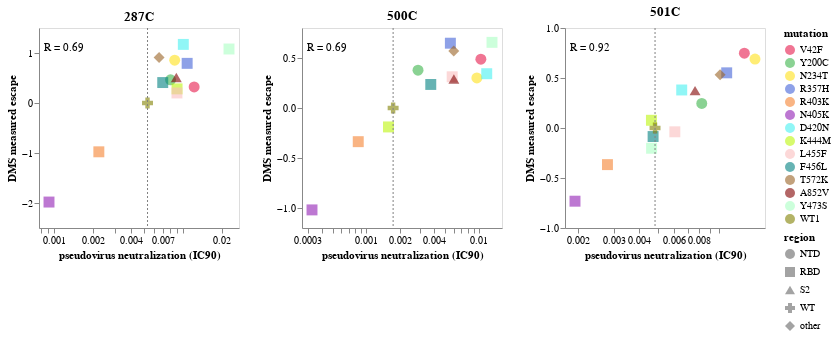

Notebook code cell kept with this figure:
### Code cell
# Map serum values to the x-positions for the dashed lines
serum_to_line_position = {
    serums[0]: 0.005333,
    serums[1]: 0.001732,
    serums[2]: 0.004808
}

# Extract unique virus values in their order of appearance
virus_order = validation_vs_escape['virus'].drop_duplicates().tolist()

# Ensure that the number of colors matches the number of unique virus values
if len(virus_order) > len(colors):
    raise ValueError("Number of colors doesn't match the number of unique virus values!")

rows_of_charts = []
current_row_charts = []

for serum in serums:
    subset = validation_vs_escape[validation_vs_escape['serum'] == serum]
    
    # Base Chart
    base_chart = alt.Chart(subset).encode(
        x=alt.X("ic90", title="pseudovirus neutralization (IC90)", scale=alt.Scale(type="log", nice=False, padding = 10)),
        y=alt.Y("escape_mean", title="DMS measured escape", scale=alt.Scale(padding = 10)),
        shape='region:N',
        # Use the provided colors list for the color encoding
        color=alt.Color("virus", title="mutation", scale=alt.Scale(domain=virus_order, range=colors), sort=alt.SortField('order', order='ascending')),
        tooltip=[
            alt.Tooltip(c, format=".3g") if subset[c].dtype == float else c
            for c in subset.columns.tolist()
        ]
    )

     # Plot points
    points = base_chart.mark_point(filled=True, size=120, opacity=0.6)
    
    correlation_text = correlation_df[correlation_df['serum'] == serum]['correlation_text'].values[0]
    
    # Annotation
    text_chart = alt.Chart(pd.DataFrame({'text': [correlation_text]})).mark_text(dx=5, dy=15).encode(
        x=alt.value(20),  # Fixed x-position
        y=alt.value(5),   # Fixed y-position
        text='text'
    )
    
    # Dashed line based on serum value
    line_position = serum_to_line_position.get(serum)
    if line_position:
        rule_chart = alt.Chart(pd.DataFrame({'x': [line_position]})).mark_rule(color='gray', strokeDash=[2, 2]).encode(x='x:Q')
    else:
        rule_chart = alt.Chart(pd.DataFrame()).mark_rule().encode(x='x:Q')  # Empty chart if serum doesn't have a specific line

    # Combining the plot, text, and rule
    combined_chart = points + text_chart + rule_chart
    
    chart = combined_chart.properties(width=200, height=200, title=serum)
    
    # Add to the current row
    current_row_charts.append(chart)
    
    # If the row is complete or we're on the last serum
    if len(current_row_charts) == 4 or serum == serums[-1]:
        rows_of_charts.append(alt.hconcat(*current_row_charts))
        current_row_charts = []

# Vertically concatenate the rows of charts
final_chart = alt.vconcat(*rows_of_charts)


plotfile = 'DMS_vs_serum_escape.html'
final_chart.configure_axis(grid=False).save(f'{resultsdir}/{plotfile}', embed_options={'renderer':'svg'})
final_chart.configure_axis(grid=False)

### Figure 1 — Vega-Lite specification as saved in the notebook (floating-point values rounded to 4 significant figures)
{"config": {"view": {"continuousWidth": 300, "continuousHeight": 300}, "axis": {"grid": false}}, "vconcat": [{"hconcat": [{"layer": [{"data": {"name": "data-9d0bb54c285fd555fed367f31d0a536d"}, "mark": {"type": "point", "filled": true, "opacity": 0.6, "size": 120}, "encoding": {"color": {"field": "virus", "scale": {"domain": ["V42F", "Y200C", "N234T", "R357H", "R403K", "N405K", "D420N", "K444M", "L455F", "F456L", "T572K", "A852V", "Y473S", "WT1"], "range": ["#e6194b", "#3cb44b", "#ffe119", "#4363d8", "#f58231", "#911eb4", "#46f0f0", "#bcf60c", "#fabebe", "#008080", "#9a6324", "#800000", "#aaffc3", "#808000", "#ffd8b1", "#000075", "#808080"]}, "sort": {"field": "order", "order": "ascending"}, "title": "mutation", "type": "nominal"}, "shape": {"field": "region", "type": "nominal"}, "tooltip": [{"field": "serum", "type": "nominal"}, {"field": "ic50", "format": ".3g", "type": "quantitative"}, {"field": "ic50_bound", "type": "nominal"}, {"field": "ic90", "format": ".3g", "type": "quantitative"}, {"field": "virus", "type": "nominal"}, {"field": "NT50", "format": ".3g", "type": "quantitative"}, {"field": "NT90", "format": ".3g", "type": "quantitative"}, {"field": "ic50_is_bound", "type": "nominal"}, {"field": "epitope", "format": ".3g", "type": "quantitative"}, {"field": "wildtype", "type": "nominal"}, {"field": "mutation", "type": "nominal"}, {"field": "escape_mean", "format": ".3g", "type": "quantitative"}, {"field": "escape_median", "format": ".3g", "type": "quantitative"}, {"field": "n_models", "format": ".3g", "type": "quantitative"}, {"field": "times_seen", "format": ".3g", "type": "quantitative"}, {"field": "frac_models", "format": ".3g", "type": "quantitative"}, {"field": "Lib1-230815-sera-287C_mediumACE2", "format": ".3g", "type": "quantitative"}, {"field": "Lib2-230815-sera-287C_mediumACE2", "format": ".3g", "type": "quantitative"}, {"field": "sera", "type": "nominal"}, {"field": "Lib1-230805-sera-500C_mediumACE2", "format": ".3g", "type": "quantitative"}, {"field": "Lib2-230805-sera-500C_mediumACE2", "format": ".3g", "type": "quantitative"}, {"field": "Lib1-230805-sera-501C_mediumACE2", "format": ".3g", "type": "quantitative"}, {"field": "Lib2-230805-sera-501C_mediumACE2", "format": ".3g", "type": "quantitative"}, {"field": "region", "type": "nominal"}], "x": {"field": "ic90", "scale": {"nice": false, "padding": 10, "type": "log"}, "title": "pseudovirus neutralization (IC90)", "type": "quantitative"}, "y": {"field": "escape_mean", "scale": {"padding": 10}, "title": "DMS measured escape", "type": "quantitative"}}}, {"data": {"name": "data-4aa0500a800b41b2440a52afe1df24ef"}, "mark": {"type": "text", "dx": 5, "dy": 15}, "encoding": {"text": {"field": "text", "type": "nominal"}, "x": {"value": 20}, "y": {"value": 5}}}, {"data": {"name": "data-62f63a2eeefb7261134d88cfc80a39cd"}, "mark": {"type": "rule", "color": "gray", "strokeDash": [2, 2]}, "encoding": {"x": {"field": "x", "type": "quantitative"}}}], "height": 200, "title": "287C", "width": 200}, {"layer": [{"data": {"name": "data-6ec6b8004e4375cce8676ab9e9b1102e"}, "mark": {"type": "point", "filled": true, "opacity": 0.6, "size": 120}, "encoding": {"color": {"field": "virus", "scale": {"domain": ["V42F", "Y200C", "N234T", "R357H", "R403K", "N405K", "D420N", "K444M", "L455F", "F456L", "T572K", "A852V", "Y473S", "WT1"], "range": ["#e6194b", "#3cb44b", "#ffe119", "#4363d8", "#f58231", "#911eb4", "#46f0f0", "#bcf60c", "#fabebe", "#008080", "#9a6324", "#800000", "#aaffc3", "#808000", "#ffd8b1", "#000075", "#808080"]}, "sort": {"field": "order", "order": "ascending"}, "title": "mutation", "type": "nominal"}, "shape": {"field": "region", "type": "nominal"}, "tooltip": [{"field": "serum", "type": "nominal"}, {"field": "ic50", "format": ".3g", "type": "quantitative"}, {"field": "ic50_bound", "type": "nominal"}, {"field": "ic90", "format": ".3g", "type": "quantitative"}, {"field": "virus", "type": "nominal"}, {"field": "NT50", "format": ".3g", "type": "quantitative"}, {"field": "NT90", "format": ".3g", "type": "quantitative"}, {"field": "ic50_is_bound", "type": "nominal"}, {"field": "epitope", "format": ".3g", "type": "quantitative"}, {"field": "wildtype", "type": "nominal"}, {"field": "mutation", "type": "nominal"}, {"field": "escape_mean", "format": ".3g", "type": "quantitative"}, {"field": "escape_median", "format": ".3g", "type": "quantitative"}, {"field": "n_models", "format": ".3g", "type": "quantitative"}, {"field": "times_seen", "format": ".3g", "type": "quantitative"}, {"field": "frac_models", "format": ".3g", "type": "quantitative"}, {"field": "Lib1-230815-sera-287C_mediumACE2", "format": ".3g", "type": "quantitative"}, {"field": "Lib2-230815-sera-287C_mediumACE2", "format": ".3g", "type": "quantitative"}, {"field": "sera", "type": "nominal"}, {"field": "Lib1-230805-sera-500C_mediumACE2", "format": ".3g", "type": "quantitative"}, {"field": "Lib2-230805-sera-500C_mediumACE2", "format": ".3g", "type": "quantitative"}, {"field": "Lib1-230805-sera-501C_mediumACE2", "format": ".3g", "type": "quantitative"}, {"field": "Lib2-230805-sera-501C_mediumACE2", "format": ".3g", "type": "quantitative"}, {"field": "region", "type": "nominal"}], "x": {"field": "ic90", "scale": {"nice": false, "padding": 10, "type": "log"}, "title": "pseudovirus neutralization (IC90)", "type": "quantitative"}, "y": {"field": "escape_mean", "scale": {"padding": 10}, "title": "DMS measured escape", "type": "quantitative"}}}, {"data": {"name": "data-4aa0500a800b41b2440a52afe1df24ef"}, "mark": {"type": "text", "dx": 5, "dy": 15}, "encoding": {"text": {"field": "text", "type": "nominal"}, "x": {"value": 20}, "y": {"value": 5}}}, {"data": {"name": "data-82eaa8bbc4c1c766267d547371adb169"}, "mark": {"type": "rule", "color": "gray", "strokeDash": [2, 2]}, "encoding": {"x": {"field": "x", "type": "quantitative"}}}], "height": 200, "title": "500C", "width": 200}, {"layer": [{"data": {"name": "data-ddda452d05e648ac3ad40f951a975a45"}, "mark": {"type": "point", "filled": true, "opacity": 0.6, "size": 120}, "encoding": {"color": {"field": "virus", "scale": {"domain": ["V42F", "Y200C", "N234T", "R357H", "R403K", "N405K", "D420N", "K444M", "L455F", "F456L", "T572K", "A852V", "Y473S", "WT1"], "range": ["#e6194b", "#3cb44b", "#ffe119", "#4363d8", "#f58231", "#911eb4", "#46f0f0", "#bcf60c", "#fabebe", "#008080", "#9a6324", "#800000", "#aaffc3", "#808000", "#ffd8b1", "#000075", "#808080"]}, "sort": {"field": "order", "order": "ascending"}, "title": "mutation", "type": "nominal"}, "shape": {"field": "region", "type": "nominal"}, "tooltip": [{"field": "serum", "type": "nominal"}, {"field": "ic50", "format": ".3g", "type": "quantitative"}, {"field": "ic50_bound", "type": "nominal"}, {"field": "ic90", "format": ".3g", "type": "quantitative"}, {"field": "virus", "type": "nominal"}, {"field": "NT50", "format": ".3g", "type": "quantitative"}, {"field": "NT90", "format": ".3g", "type": "quantitative"}, {"field": "ic50_is_bound", "type": "nominal"}, {"field": "epitope", "format": ".3g", "type": "quantitative"}, {"field": "wildtype", "type": "nominal"}, {"field": "mutation", "type": "nominal"}, {"field": "escape_mean", "format": ".3g", "type": "quantitative"}, {"field": "escape_median", "format": ".3g", "type": "quantitative"}, {"field": "n_models", "format": ".3g", "type": "quantitative"}, {"field": "times_seen", "format": ".3g", "type": "quantitative"}, {"field": "frac_models", "format": ".3g", "type": "quantitative"}, {"field": "Lib1-230815-sera-287C_mediumACE2", "format": ".3g", "type": "quantitative"}, {"field": "Lib2-230815-sera-287C_mediumACE2", "format": ".3g", "type": "quantitative"}, {"field": "sera", "type": "nominal"}, {"field": "Lib1-230805-sera-500C_mediumACE2", "format": ".3g", "type": "quantitative"}, {"field": "Lib2-230805-sera-500C_mediumACE2", "format": ".3g", "type": "quantitative"}, {"field": "Lib1-230805-sera-501C_mediumACE2", "format": ".3g", "type": "quantitative"}, {"field": "Lib2-230805-sera-501C_mediumACE2", "format": ".3g", "type": "quantitative"}, {"field": "region", "type": "nominal"}], "x": {"field": "ic90", "scale": {"nice": false, "padding": 10, "type": "log"}, "title": "pseudovirus neutralization (IC90)", "type": "quantitative"}, "y": {"field": "escape_mean", "scale": {"padding": 10}, "title": "DMS measured escape", "type": "quantitative"}}}, {"data": {"name": "data-c38789dcd201ec2d72257951c4bdf46c"}, "mark": {"type": "text", "dx": 5, "dy": 15}, "encoding": {"text": {"field": "text", "type": "nominal"}, "x": {"value": 20}, "y": {"value": 5}}}, {"data": {"name": "data-3a68aa3ecc2c558fbdaee8f6ecac416c"}, "mark": {"type": "rule", "color": "gray", "strokeDash": [2, 2]}, "encoding": {"x": {"field": "x", "type": "quantitative"}}}], "height": 200, "title": "501C", "width": 200}]}], "$schema": "https://vega.github.io/schema/vega-lite/v5.8.0.json", "datasets": {"data-9d0bb54c285fd555fed367f31d0a536d": [{"serum": "287C", "ic50": 0.002224, "ic50_bound": "interpolated", "ic90": 0.01225, "virus": "V42F", "NT50": 449.6, "NT90": 81.61, "ic50_is_bound": false, "epitope": 1.0, "wildtype": "V", "mutation": "V42F", "escape_mean": 0.3204, "escape_median": 0.3204, "n_models": 2.0, "times_seen": 3.5, "frac_models": 1.0, "Lib1-230815-sera-287C_mediumACE2": 0.1735, "Lib2-230815-sera-287C_mediumACE2": 0.4674, "sera": "287C", "Lib1-230805-sera-500C_mediumACE2": null, "Lib2-230805-sera-500C_mediumACE2": null, "Lib1-230805-sera-501C_mediumACE2": null, "Lib2-230805-sera-501C_mediumACE2": null, "region": "NTD"}, {"serum": "287C", "ic50": 0.001417, "ic50_bound": "interpolated", "ic90": 0.008041, "virus": "Y200C", "NT50": 705.7, "NT90": 124.4, "ic50_is_bound": false, "epitope": 1.0, "wildtype": "Y", "mutation": "Y200C", "escape_mean": 0.4646, "escape_median": 0.4646, "n_models": 2.0, "times_seen": 11.5, "frac_models": 1.0, "Lib1-230815-sera-287C_mediumACE2": 0.7309, "Lib2-230815-sera-287C_mediumACE2": 0.1983, "sera": "287C", "Lib1-230805-sera-500C_mediumACE2": null, "Lib2-230805-sera-500C_mediumACE2": null, "Lib1-230805-sera-501C_mediumACE2": null, "Lib2-230805-sera-501C_mediumACE2": null, "region": "NTD"}, {"serum": "287C", "ic50": 0.00118, "ic50_bound": "interpolated", "ic90": 0.008659, "virus": "N234T", "NT50": 847.3, "NT90": 115.5, "ic50_is_bound": false, "epitope": 1.0, "wildtype": "N", "mutation": "N234T", "escape_mean": 0.8556, "escape_median": 0.8556, "n_models": 2.0, "times_seen": 6.0, "frac_models": 1.0, "Lib1-230815-sera-287C_mediumACE2": 0.4757, "Lib2-230815-sera-287C_mediumACE2": 1.235, "sera": "287C", "Lib1-230805-sera-500C_mediumACE2": null, "Lib2-230805-sera-500C_mediumACE2": null, "Lib1-230805-sera-501C_mediumACE2": null, "Lib2-230805-sera-501C_mediumACE2": null, "region": "NTD"}, {"serum": "287C", "ic50": 0.001323, "ic50_bound": "interpolated", "ic90": 0.01082, "virus": "R357H", "NT50": 755.8, "NT90": 92.44, "ic50_is_bound": false, "epitope": 1.0, "wildtype": "R", "mutation": "R357H", "escape_mean": 0.793, "escape_median": 0.793, "n_models": 2.0, "times_seen": 6.0, "frac_models": 1.0, "Lib1-230815-sera-287C_mediumACE2": 0.8666, "Lib2-230815-sera-287C_mediumACE2": 0.7195, "sera": "287C", "Lib1-230805-sera-500C_mediumACE2": null, "Lib2-230805-sera-500C_mediumACE2": null, "Lib1-230805-sera-501C_mediumACE2": null, "Lib2-230805-sera-501C_mediumACE2": null, "region": "RBD"}, {"serum": "287C", "ic50": 0.0003665, "ic50_bound": "interpolated", "ic90": 0.002238, "virus": "R403K", "NT50": 2729.0, "NT90": 446.8, "ic50_is_bound": false, "epitope": 1.0, "wildtype": "R", "mutation": "R403K", "escape_mean": -0.9763, "escape_median": -0.9763, "n_models": 2.0, "times_seen": 26.5, "frac_models": 1.0, "Lib1-230815-sera-287C_mediumACE2": -1.038, "Lib2-230815-sera-287C_mediumACE2": -0.9144, "sera": "287C", "Lib1-230805-sera-500C_mediumACE2": null, "Lib2-230805-sera-500C_mediumACE2": null, "Lib1-230805-sera-501C_mediumACE2": null, "Lib2-230805-sera-501C_mediumACE2": null, "region": "RBD"}, {"serum": "287C", "ic50": 0.0001848, "ic50_bound": "interpolated", "ic90": 0.0009197, "virus": "N405K", "NT50": 5412.0, "NT90": 1087.0, "ic50_is_bound": false, "epitope": 1.0, "wildtype": "N", "mutation": "N405K", "escape_mean": -1.981, "escape_median": -1.981, "n_models": 2.0, "times_seen": 15.0, "frac_models": 1.0, "Lib1-230815-sera-287C_mediumACE2": -2.009, "Lib2-230815-sera-287C_mediumACE2": -1.954, "sera": "287C", "Lib1-230805-sera-500C_mediumACE2": null, "Lib2-230805-sera-500C_mediumACE2": null, "Lib1-230805-sera-501C_mediumACE2": null, "Lib2-230805-sera-501C_mediumACE2": null, "region": "RBD"}, {"serum": "287C", "ic50": 0.001613, "ic50_bound": "interpolated", "ic90": 0.0101, "virus": "D420N", "NT50": 619.8, "NT90": 98.99, "ic50_is_bound": false, "epitope": 1.0, "wildtype": "D", "mutation": "D420N", "escape_mean": 1.172, "escape_median": 1.172, "n_models": 2.0, "times_seen": 18.33, "frac_models": 1.0, "Lib1-230815-sera-287C_mediumACE2": 1.296, "Lib2-230815-sera-287C_mediumACE2": 1.048, "sera": "287C", "Lib1-230805-sera-500C_mediumACE2": null, "Lib2-230805-sera-500C_mediumACE2": null, "Lib1-230805-sera-501C_mediumACE2": null, "Lib2-230805-sera-501C_mediumACE2": null, "region": "RBD"}, {"serum": "287C", "ic50": 0.001599, "ic50_bound": "interpolated", "ic90": 0.009034, "virus": "K444M", "NT50": 625.2, "NT90": 110.7, "ic50_is_bound": false, "epitope": 1.0, "wildtype": "K", "mutation": "K444M", "escape_mean": 0.2824, "escape_median": 0.2824, "n_models": 2.0, "times_seen": 3.0, "frac_models": 1.0, "Lib1-230815-sera-287C_mediumACE2": 0.3055, "Lib2-230815-sera-287C_mediumACE2": 0.2592, "sera": "287C", "Lib1-230805-sera-500C_mediumACE2": null, "Lib2-230805-sera-500C_mediumACE2": null, "Lib1-230805-sera-501C_mediumACE2": null, "Lib2-230805-sera-501C_mediumACE2": null, "region": "RBD"}, {"serum": "287C", "ic50": 0.001912, "ic50_bound": "interpolated", "ic90": 0.009015, "virus": "L455F", "NT50": 523.0, "NT90": 110.9, "ic50_is_bound": false, "epitope": 1.0, "wildtype": "L", "mutation": "L455F", "escape_mean": 0.2009, "escape_median": 0.2009, "n_models": 2.0, "times_seen": 5.0, "frac_models": 1.0, "Lib1-230815-sera-287C_mediumACE2": 0.0418, "Lib2-230815-sera-287C_mediumACE2": 0.3601, "sera": "287C", "Lib1-230805-sera-500C_mediumACE2": null, "Lib2-230805-sera-500C_mediumACE2": null, "Lib1-230805-sera-501C_mediumACE2": null, "Lib2-230805-sera-501C_mediumACE2": null, "region": "RBD"}, {"serum": "287C", "ic50": 0.001406, "ic50_bound": "interpolated", "ic90": 0.006996, "virus": "F456L", "NT50": 711.5, "NT90": 142.9, "ic50_is_bound": false, "epitope": 1.0, "wildtype": "F", "mutation": "F456L", "escape_mean": 0.4088, "escape_median": 0.4088, "n_models": 2.0, "times_seen": 8.5, "frac_models": 1.0, "Lib1-230815-sera-287C_mediumACE2": 0.3019, "Lib2-230815-sera-287C_mediumACE2": 0.5158, "sera": "287C", "Lib1-230805-sera-500C_mediumACE2": null, "Lib2-230805-sera-500C_mediumACE2": null, "Lib1-230805-sera-501C_mediumACE2": null, "Lib2-230805-sera-501C_mediumACE2": null, "region": "RBD"}, {"serum": "287C", "ic50": 0.001268, "ic50_bound": "interpolated", "ic90": 0.006557, "virus": "T572K", "NT50": 788.6, "NT90": 152.5, "ic50_is_bound": false, "epitope": 1.0, "wildtype": "T", "mutation": "T572K", "escape_mean": 0.909, "escape_median": 0.909, "n_models": 2.0, "times_seen": 5.5, "frac_models": 1.0, "Lib1-230815-sera-287C_mediumACE2": 1.114, "Lib2-230815-sera-287C_mediumACE2": 0.7038, "sera": "287C", "Lib1-230805-sera-500C_mediumACE2": null, "Lib2-230805-sera-500C_mediumACE2": null, "Lib1-230805-sera-501C_mediumACE2": null, "Lib2-230805-sera-501C_mediumACE2": null, "region": "other"}, {"serum": "287C", "ic50": 0.001331, "ic50_bound": "interpolated", "ic90": 0.008917, "virus": "A852V", "NT50": 751.3, "NT90": 112.2, "ic50_is_bound": false, "epitope": 1.0, "wildtype": "A", "mutation": "A852V", "escape_mean": 0.5121, "escape_median": 0.5121, "n_models": 2.0, "times_seen": 18.17, "frac_models": 1.0, "Lib1-230815-sera-287C_mediumACE2": 0.4713, "Lib2-230815-sera-287C_mediumACE2": 0.5529, "sera": "287C", "Lib1-230805-sera-500C_mediumACE2": null, "Lib2-230805-sera-500C_mediumACE2": null, "Lib1-230805-sera-501C_mediumACE2": null, "Lib2-230805-sera-501C_mediumACE2": null, "region": "S2"}, {"serum": "287C", "ic50": 0.00462, "ic50_bound": "interpolated", "ic90": 0.02282, "virus": "Y473S", "NT50": 216.4, "NT90": 43.82, "ic50_is_bound": false, "epitope": 1.0, "wildtype": "Y", "mutation": "Y473S", "escape_mean": 1.08, "escape_median": 1.08, "n_models": 2.0, "times_seen": 10.5, "frac_models": 1.0, "Lib1-230815-sera-287C_mediumACE2": 0.9834, "Lib2-230815-sera-287C_mediumACE2": 1.177, "sera": "287C", "Lib1-230805-sera-500C_mediumACE2": null, "Lib2-230805-sera-500C_mediumACE2": null, "Lib1-230805-sera-501C_mediumACE2": null, "Lib2-230805-sera-501C_mediumACE2": null, "region": "RBD"}, {"serum": "287C", "ic50": null, "ic50_bound": null, "ic90": 0.005333, "virus": "WT1", "NT50": null, "NT90": null, "ic50_is_bound": null, "epitope": null, "wildtype": null, "mutation": null, "escape_mean": 0.0, "escape_median": null, "n_models": null, "times_seen": null, "frac_models": null, "Lib1-230815-sera-287C_mediumACE2": null, "Lib2-230815-sera-287C_mediumACE2": null, "sera": null, "Lib1-230805-sera-500C_mediumACE2": null, "Lib2-230805-sera-500C_mediumACE2": null, "Lib1-230805-sera-501C_mediumACE2": null, "Lib2-230805-sera-501C_mediumACE2": null, "region": "WT"}], "data-4aa0500a800b41b2440a52afe1df24ef": [{"text": "R = 0.69"}], "data-62f63a2eeefb7261134d88cfc80a39cd": [{"x": 0.005333}], "data-6ec6b8004e4375cce8676ab9e9b1102e": [{"serum": "500C", "ic50": 0.001794, "ic50_bound": "interpolated", "ic90": 0.01046, "virus": "V42F", "NT50": 557.3, "NT90": 95.6, "ic50_is_bound": false, "epitope": null, "wildtype": "V", "mutation": "V42F", "escape_mean": 0.4877, "escape_median": 0.4877, "n_models": 2.0, "times_seen": 3.5, "frac_models": 1.0, "Lib1-230815-sera-287C_mediumACE2": null, "Lib2-230815-sera-287C_mediumACE2": null, "sera": "500C", "Lib1-230805-sera-500C_mediumACE2": 0.7385, "Lib2-230805-sera-500C_mediumACE2": 0.2369, "Lib1-230805-sera-501C_mediumACE2": null, "Lib2-230805-sera-501C_mediumACE2": null, "region": "NTD"}, {"serum": "500C", "ic50": 0.0003546, "ic50_bound": "interpolated", "ic90": 0.002885, "virus": "Y200C", "NT50": 2820.0, "NT90": 346.6, "ic50_is_bound": false, "epitope": null, "wildtype": "Y", "mutation": "Y200C", "escape_mean": 0.3778, "escape_median": 0.3778, "n_models": 2.0, "times_seen": 11.5, "frac_models": 1.0, "Lib1-230815-sera-287C_mediumACE2": null, "Lib2-230815-sera-287C_mediumACE2": null, "sera": "500C", "Lib1-230805-sera-500C_mediumACE2": 0.5052, "Lib2-230805-sera-500C_mediumACE2": 0.2504, "Lib1-230805-sera-501C_mediumACE2": null, "Lib2-230805-sera-501C_mediumACE2": null, "region": "NTD"}, {"serum": "500C", "ic50": 0.001692, "ic50_bound": "interpolated", "ic90": 0.00964, "virus": "N234T", "NT50": 590.8, "NT90": 103.7, "ic50_is_bound": false, "epitope": null, "wildtype": "N", "mutation": "N234T", "escape_mean": 0.3006, "escape_median": 0.3006, "n_models": 2.0, "times_seen": 6.0, "frac_models": 1.0, "Lib1-230815-sera-287C_mediumACE2": null, "Lib2-230815-sera-287C_mediumACE2": null, "sera": "500C", "Lib1-230805-sera-500C_mediumACE2": 0.2771, "Lib2-230805-sera-500C_mediumACE2": 0.324, "Lib1-230805-sera-501C_mediumACE2": null, "Lib2-230805-sera-501C_mediumACE2": null, "region": "NTD"}, {"serum": "500C", "ic50": 0.0006943, "ic50_bound": "interpolated", "ic90": 0.005599, "virus": "R357H", "NT50": 1440.0, "NT90": 178.6, "ic50_is_bound": false, "epitope": null, "wildtype": "R", "mutation": "R357H", "escape_mean": 0.648, "escape_median": 0.648, "n_models": 2.0, "times_seen": 5.667, "frac_models": 1.0, "Lib1-230815-sera-287C_mediumACE2": null, "Lib2-230815-sera-287C_mediumACE2": null, "sera": "500C", "Lib1-230805-sera-500C_mediumACE2": 0.4363, "Lib2-230805-sera-500C_mediumACE2": 0.8597, "Lib1-230805-sera-501C_mediumACE2": null, "Lib2-230805-sera-501C_mediumACE2": null, "region": "RBD"}, {"serum": "500C", "ic50": 0.000159, "ic50_bound": "interpolated", "ic90": 0.0008474, "virus": "R403K", "NT50": 6290.0, "NT90": 1180.0, "ic50_is_bound": false, "epitope": null, "wildtype": "R", "mutation": "R403K", "escape_mean": -0.3367, "escape_median": -0.3367, "n_models": 2.0, "times_seen": 25.0, "frac_models": 1.0, "Lib1-230815-sera-287C_mediumACE2": null, "Lib2-230815-sera-287C_mediumACE2": null, "sera": "500C", "Lib1-230805-sera-500C_mediumACE2": -0.3917, "Lib2-230805-sera-500C_mediumACE2": -0.2818, "Lib1-230805-sera-501C_mediumACE2": null, "Lib2-230805-sera-501C_mediumACE2": null, "region": "RBD"}, {"serum": "500C", "ic50": 9.228e-05, "ic50_bound": "interpolated", "ic90": 0.0003284, "virus": "N405K", "NT50": 10840.0, "NT90": 3045.0, "ic50_is_bound": false, "epitope": null, "wildtype": "N", "mutation": "N405K", "escape_mean": -1.019, "escape_median": -1.019, "n_models": 2.0, "times_seen": 11.5, "frac_models": 1.0, "Lib1-230815-sera-287C_mediumACE2": null, "Lib2-230815-sera-287C_mediumACE2": null, "sera": "500C", "Lib1-230805-sera-500C_mediumACE2": -0.9782, "Lib2-230805-sera-500C_mediumACE2": -1.059, "Lib1-230805-sera-501C_mediumACE2": null, "Lib2-230805-sera-501C_mediumACE2": null, "region": "RBD"}, {"serum": "500C", "ic50": 0.002554, "ic50_bound": "interpolated", "ic90": 0.0118, "virus": "D420N", "NT50": 391.5, "NT90": 84.77, "ic50_is_bound": false, "epitope": null, "wildtype": "D", "mutation": "D420N", "escape_mean": 0.343, "escape_median": 0.343, "n_models": 2.0, "times_seen": 17.5, "frac_models": 1.0, "Lib1-230815-sera-287C_mediumACE2": null, "Lib2-230815-sera-287C_mediumACE2": null, "sera": "500C", "Lib1-230805-sera-500C_mediumACE2": 0.3985, "Lib2-230805-sera-500C_mediumACE2": 0.2874, "Lib1-230805-sera-501C_mediumACE2": null, "Lib2-230805-sera-501C_mediumACE2": null, "region": "RBD"}, {"serum": "500C", "ic50": 0.0002861, "ic50_bound": "interpolated", "ic90": 0.001575, "virus": "K444M", "NT50": 3495.0, "NT90": 634.8, "ic50_is_bound": false, "epitope": null, "wildtype": "K", "mutation": "K444M", "escape_mean": -0.1893, "escape_median": -0.1893, "n_models": 2.0, "times_seen": 5.0, "frac_models": 1.0, "Lib1-230815-sera-287C_mediumACE2": null, "Lib2-230815-sera-287C_mediumACE2": null, "sera": "500C", "Lib1-230805-sera-500C_mediumACE2": -0.2043, "Lib2-230805-sera-500C_mediumACE2": -0.1742, "Lib1-230805-sera-501C_mediumACE2": null, "Lib2-230805-sera-501C_mediumACE2": null, "region": "RBD"}, {"serum": "500C", "ic50": 0.001383, "ic50_bound": "interpolated", "ic90": 0.00581, "virus": "L455F", "NT50": 723.1, "NT90": 172.1, "ic50_is_bound": false, "epitope": null, "wildtype": "L", "mutation": "L455F", "escape_mean": 0.3122, "escape_median": 0.3122, "n_models": 2.0, "times_seen": 5.0, "frac_models": 1.0, "Lib1-230815-sera-287C_mediumACE2": null, "Lib2-230815-sera-287C_mediumACE2": null, "sera": "500C", "Lib1-230805-sera-500C_mediumACE2": 0.3875, "Lib2-230805-sera-500C_mediumACE2": 0.2369, "Lib1-230805-sera-501C_mediumACE2": null, "Lib2-230805-sera-501C_mediumACE2": null, "region": "RBD"}, {"serum": "500C", "ic50": 0.0008099, "ic50_bound": "interpolated", "ic90": 0.003747, "virus": "F456L", "NT50": 1235.0, "NT90": 266.9, "ic50_is_bound": false, "epitope": null, "wildtype": "F", "mutation": "F456L", "escape_mean": 0.2355, "escape_median": 0.2355, "n_models": 2.0, "times_seen": 9.0, "frac_models": 1.0, "Lib1-230815-sera-287C_mediumACE2": null, "Lib2-230815-sera-287C_mediumACE2": null, "sera": "500C", "Lib1-230805-sera-500C_mediumACE2": 0.4067, "Lib2-230805-sera-500C_mediumACE2": 0.06436, "Lib1-230805-sera-501C_mediumACE2": null, "Lib2-230805-sera-501C_mediumACE2": null, "region": "RBD"}, {"serum": "500C", "ic50": 0.0007998, "ic50_bound": "interpolated", "ic90": 0.006003, "virus": "T572K", "NT50": 1250.0, "NT90": 166.6, "ic50_is_bound": false, "epitope": null, "wildtype": "T", "mutation": "T572K", "escape_mean": 0.5703, "escape_median": 0.5703, "n_models": 2.0, "times_seen": 5.0, "frac_models": 1.0, "Lib1-230815-sera-287C_mediumACE2": null, "Lib2-230815-sera-287C_mediumACE2": null, "sera": "500C", "Lib1-230805-sera-500C_mediumACE2": 0.4127, "Lib2-230805-sera-500C_mediumACE2": 0.728, "Lib1-230805-sera-501C_mediumACE2": null, "Lib2-230805-sera-501C_mediumACE2": null, "region": "other"}, {"serum": "500C", "ic50": 0.0009787, "ic50_bound": "interpolated", "ic90": 0.006017, "virus": "A852V", "NT50": 1022.0, "NT90": 166.2, "ic50_is_bound": false, "epitope": null, "wildtype": "A", "mutation": "A852V", "escape_mean": 0.289, "escape_median": 0.289, "n_models": 2.0, "times_seen": 20.17, "frac_models": 1.0, "Lib1-230815-sera-287C_mediumACE2": null, "Lib2-230815-sera-287C_mediumACE2": null, "sera": "500C", "Lib1-230805-sera-500C_mediumACE2": 0.3527, "Lib2-230805-sera-500C_mediumACE2": 0.2253, "Lib1-230805-sera-501C_mediumACE2": null, "Lib2-230805-sera-501C_mediumACE2": null, "region": "S2"}, {"serum": "500C", "ic50": 0.001392, "ic50_bound": "interpolated", "ic90": 0.01314, "virus": "Y473S", "NT50": 718.2, "NT90": 76.09, "ic50_is_bound": false, "epitope": null, "wildtype": "Y", "mutation": "Y473S", "escape_mean": 0.6564, "escape_median": 0.6564, "n_models": 2.0, "times_seen": 10.5, "frac_models": 1.0, "Lib1-230815-sera-287C_mediumACE2": null, "Lib2-230815-sera-287C_mediumACE2": null, "sera": "500C", "Lib1-230805-sera-500C_mediumACE2": 0.8573, "Lib2-230805-sera-500C_mediumACE2": 0.4555, "Lib1-230805-sera-501C_mediumACE2": null, "Lib2-230805-sera-501C_mediumACE2": null, "region": "RBD"}, {"serum": "500C", "ic50": null, "ic50_bound": null, "ic90": 0.001732, "virus": "WT1", "NT50": null, "NT90": null, "ic50_is_bound": null, "epitope": null, "wildtype": null, "mutation": null, "escape_mean": 0.0, "escape_median": null, "n_models": null, "times_seen": null, "frac_models": null, "Lib1-230815-sera-287C_mediumACE2": null, "Lib2-230815-sera-287C_mediumACE2": null, "sera": null, "Lib1-230805-sera-500C_mediumACE2": null, "Lib2-230805-sera-500C_mediumACE2": null, "Lib1-230805-sera-501C_mediumACE2": null, "Lib2-230805-sera-501C_mediumACE2": null, "region": "WT"}], "data-82eaa8bbc4c1c766267d547371adb169": [{"x": 0.001732}], "data-ddda452d05e648ac3ad40f951a975a45": [{"serum": "501C", "ic50": 0.004866, "ic50_bound": "interpolated", "ic90": 0.01338, "virus": "V42F", "NT50": 205.5, "NT90": 74.74, "ic50_is_bound": false, "epitope": null, "wildtype": "V", "mutation": "V42F", "escape_mean": 0.7478, "escape_median": 0.7478, "n_models": 2.0, "times_seen": 3.667, "frac_models": 1.0, "Lib1-230815-sera-287C_mediumACE2": null, "Lib2-230815-sera-287C_mediumACE2": null, "sera": "501C", "Lib1-230805-sera-500C_mediumACE2": null, "Lib2-230805-sera-500C_mediumACE2": null, "Lib1-230805-sera-501C_mediumACE2": 0.6428, "Lib2-230805-sera-501C_mediumACE2": 0.8527, "region": "NTD"}, {"serum": "501C", "ic50": 0.001588, "ic50_bound": "interpolated", "ic90": 0.008213, "virus": "Y200C", "NT50": 629.9, "NT90": 121.8, "ic50_is_bound": false, "epitope": null, "wildtype": "Y", "mutation": "Y200C", "escape_mean": 0.2457, "escape_median": 0.2457, "n_models": 2.0, "times_seen": 11.5, "frac_models": 1.0, "Lib1-230815-sera-287C_mediumACE2": null, "Lib2-230815-sera-287C_mediumACE2": null, "sera": "501C", "Lib1-230805-sera-500C_mediumACE2": null, "Lib2-230805-sera-500C_mediumACE2": null, "Lib1-230805-sera-501C_mediumACE2": -0.07005, "Lib2-230805-sera-501C_mediumACE2": 0.5614, "region": "NTD"}, {"serum": "501C", "ic50": 0.004204, "ic50_bound": "interpolated", "ic90": 0.01512, "virus": "N234T", "NT50": 237.9, "NT90": 66.16, "ic50_is_bound": false, "epitope": null, "wildtype": "N", "mutation": "N234T", "escape_mean": 0.6894, "escape_median": 0.6894, "n_models": 2.0, "times_seen": 6.0, "frac_models": 1.0, "Lib1-230815-sera-287C_mediumACE2": null, "Lib2-230815-sera-287C_mediumACE2": null, "sera": "501C", "Lib1-230805-sera-500C_mediumACE2": null, "Lib2-230805-sera-500C_mediumACE2": null, "Lib1-230805-sera-501C_mediumACE2": 0.6772, "Lib2-230805-sera-501C_mediumACE2": 0.7017, "region": "NTD"}, {"serum": "501C", "ic50": 0.002429, "ic50_bound": "interpolated", "ic90": 0.01093, "virus": "R357H", "NT50": 411.7, "NT90": 91.5, "ic50_is_bound": false, "epitope": null, "wildtype": "R", "mutation": "R357H", "escape_mean": 0.5517, "escape_median": 0.5517, "n_models": 2.0, "times_seen": 5.5, "frac_models": 1.0, "Lib1-230815-sera-287C_mediumACE2": null, "Lib2-230815-sera-287C_mediumACE2": null, "sera": "501C", "Lib1-230805-sera-500C_mediumACE2": null, "Lib2-230805-sera-500C_mediumACE2": null, "Lib1-230805-sera-501C_mediumACE2": 0.4753, "Lib2-230805-sera-501C_mediumACE2": 0.6281, "region": "RBD"}, {"serum": "501C", "ic50": 0.0005728, "ic50_bound": "interpolated", "ic90": 0.002787, "virus": "R403K", "NT50": 1746.0, "NT90": 358.8, "ic50_is_bound": false, "epitope": null, "wildtype": "R", "mutation": "R403K", "escape_mean": -0.3662, "escape_median": -0.3662, "n_models": 2.0, "times_seen": 25.5, "frac_models": 1.0, "Lib1-230815-sera-287C_mediumACE2": null, "Lib2-230815-sera-287C_mediumACE2": null, "sera": "501C", "Lib1-230805-sera-500C_mediumACE2": null, "Lib2-230805-sera-500C_mediumACE2": null, "Lib1-230805-sera-501C_mediumACE2": -0.3658, "Lib2-230805-sera-501C_mediumACE2": -0.3665, "region": "RBD"}, {"serum": "501C", "ic50": 0.0003599, "ic50_bound": "interpolated", "ic90": 0.001922, "virus": "N405K", "NT50": 2779.0, "NT90": 520.4, "ic50_is_bound": false, "epitope": null, "wildtype": "N", "mutation": "N405K", "escape_mean": -0.7319, "escape_median": -0.7319, "n_models": 2.0, "times_seen": 11.67, "frac_models": 1.0, "Lib1-230815-sera-287C_mediumACE2": null, "Lib2-230815-sera-287C_mediumACE2": null, "sera": "501C", "Lib1-230805-sera-500C_mediumACE2": null, "Lib2-230805-sera-500C_mediumACE2": null, "Lib1-230805-sera-501C_mediumACE2": -0.999, "Lib2-230805-sera-501C_mediumACE2": -0.4648, "region": "RBD"}, {"serum": "501C", "ic50": 0.002052, "ic50_bound": "interpolated", "ic90": 0.006527, "virus": "D420N", "NT50": 487.4, "NT90": 153.2, "ic50_is_bound": false, "epitope": null, "wildtype": "D", "mutation": "D420N", "escape_mean": 0.3802, "escape_median": 0.3802, "n_models": 2.0, "times_seen": 17.5, "frac_models": 1.0, "Lib1-230815-sera-287C_mediumACE2": null, "Lib2-230815-sera-287C_mediumACE2": null, "sera": "501C", "Lib1-230805-sera-500C_mediumACE2": null, "Lib2-230805-sera-500C_mediumACE2": null, "Lib1-230805-sera-501C_mediumACE2": 0.4168, "Lib2-230805-sera-501C_mediumACE2": 0.3437, "region": "RBD"}, {"serum": "501C", "ic50": 0.0008748, "ic50_bound": "interpolated", "ic90": 0.004614, "virus": "K444M", "NT50": 1143.0, "NT90": 216.7, "ic50_is_bound": false, "epitope": null, "wildtype": "K", "mutation": "K444M", "escape_mean": 0.07706, "escape_median": 0.07706, "n_models": 2.0, "times_seen": 5.0, "frac_models": 1.0, "Lib1-230815-sera-287C_mediumACE2": null, "Lib2-230815-sera-287C_mediumACE2": null, "sera": "501C", "Lib1-230805-sera-500C_mediumACE2": null, "Lib2-230805-sera-500C_mediumACE2": null, "Lib1-230805-sera-501C_mediumACE2": 0.0201, "Lib2-230805-sera-501C_mediumACE2": 0.134, "region": "RBD"}, {"serum": "501C", "ic50": 0.001648, "ic50_bound": "interpolated", "ic90": 0.006032, "virus": "L455F", "NT50": 606.7, "NT90": 165.8, "ic50_is_bound": false, "epitope": null, "wildtype": "L", "mutation": "L455F", "escape_mean": -0.03805, "escape_median": -0.03805, "n_models": 2.0, "times_seen": 5.167, "frac_models": 1.0, "Lib1-230815-sera-287C_mediumACE2": null, "Lib2-230815-sera-287C_mediumACE2": null, "sera": "501C", "Lib1-230805-sera-500C_mediumACE2": null, "Lib2-230805-sera-500C_mediumACE2": null, "Lib1-230805-sera-501C_mediumACE2": -0.002926, "Lib2-230805-sera-501C_mediumACE2": -0.07318, "region": "RBD"}, {"serum": "501C", "ic50": 0.001216, "ic50_bound": "interpolated", "ic90": 0.004702, "virus": "F456L", "NT50": 822.4, "NT90": 212.7, "ic50_is_bound": false, "epitope": null, "wildtype": "F", "mutation": "F456L", "escape_mean": -0.08552, "escape_median": -0.08552, "n_models": 2.0, "times_seen": 9.0, "frac_models": 1.0, "Lib1-230815-sera-287C_mediumACE2": null, "Lib2-230815-sera-287C_mediumACE2": null, "sera": "501C", "Lib1-230805-sera-500C_mediumACE2": null, "Lib2-230805-sera-500C_mediumACE2": null, "Lib1-230805-sera-501C_mediumACE2": -0.05099, "Lib2-230805-sera-501C_mediumACE2": -0.12, "region": "RBD"}, {"serum": "501C", "ic50": 0.002075, "ic50_bound": "interpolated", "ic90": 0.01013, "virus": "T572K", "NT50": 481.9, "NT90": 98.71, "ic50_is_bound": false, "epitope": null, "wildtype": "T", "mutation": "T572K", "escape_mean": 0.5324, "escape_median": 0.5324, "n_models": 2.0, "times_seen": 5.0, "frac_models": 1.0, "Lib1-230815-sera-287C_mediumACE2": null, "Lib2-230815-sera-287C_mediumACE2": null, "sera": "501C", "Lib1-230805-sera-500C_mediumACE2": null, "Lib2-230805-sera-500C_mediumACE2": null, "Lib1-230805-sera-501C_mediumACE2": 0.6237, "Lib2-230805-sera-501C_mediumACE2": 0.4412, "region": "other"}, {"serum": "501C", "ic50": 0.002166, "ic50_bound": "interpolated", "ic90": 0.007605, "virus": "A852V", "NT50": 461.7, "NT90": 131.5, "ic50_is_bound": false, "epitope": null, "wildtype": "A", "mutation": "A852V", "escape_mean": 0.3737, "escape_median": 0.3737, "n_models": 2.0, "times_seen": 20.17, "frac_models": 1.0, "Lib1-230815-sera-287C_mediumACE2": null, "Lib2-230815-sera-287C_mediumACE2": null, "sera": "501C", "Lib1-230805-sera-500C_mediumACE2": null, "Lib2-230805-sera-500C_mediumACE2": null, "Lib1-230805-sera-501C_mediumACE2": 0.2042, "Lib2-230805-sera-501C_mediumACE2": 0.5432, "region": "S2"}, {"serum": "501C", "ic50": 0.001585, "ic50_bound": "interpolated", "ic90": 0.004622, "virus": "Y473S", "NT50": 631.0, "NT90": 216.3, "ic50_is_bound": false, "epitope": null, "wildtype": "Y", "mutation": "Y473S", "escape_mean": -0.2025, "escape_median": -0.2025, "n_models": 2.0, "times_seen": 10.5, "frac_models": 1.0, "Lib1-230815-sera-287C_mediumACE2": null, "Lib2-230815-sera-287C_mediumACE2": null, "sera": "501C", "Lib1-230805-sera-500C_mediumACE2": null, "Lib2-230805-sera-500C_mediumACE2": null, "Lib1-230805-sera-501C_mediumACE2": -0.1018, "Lib2-230805-sera-501C_mediumACE2": -0.3032, "region": "RBD"}, {"serum": "501C", "ic50": null, "ic50_bound": null, "ic90": 0.004808, "virus": "WT1", "NT50": null, "NT90": null, "ic50_is_bound": null, "epitope": null, "wildtype": null, "mutation": null, "escape_mean": 0.0, "escape_median": null, "n_models": null, "times_seen": null, "frac_models": null, "Lib1-230815-sera-287C_mediumACE2": null, "Lib2-230815-sera-287C_mediumACE2": null, "sera": null, "Lib1-230805-sera-500C_mediumACE2": null, "Lib2-230805-sera-500C_mediumACE2": null, "Lib1-230805-sera-501C_mediumACE2": null, "Lib2-230805-sera-501C_mediumACE2": null, "region": "WT"}], "data-c38789dcd201ec2d72257951c4bdf46c": [{"text": "R = 0.92"}], "data-3a68aa3ecc2c558fbdaee8f6ecac416c": [{"x": 0.004808}]}}
